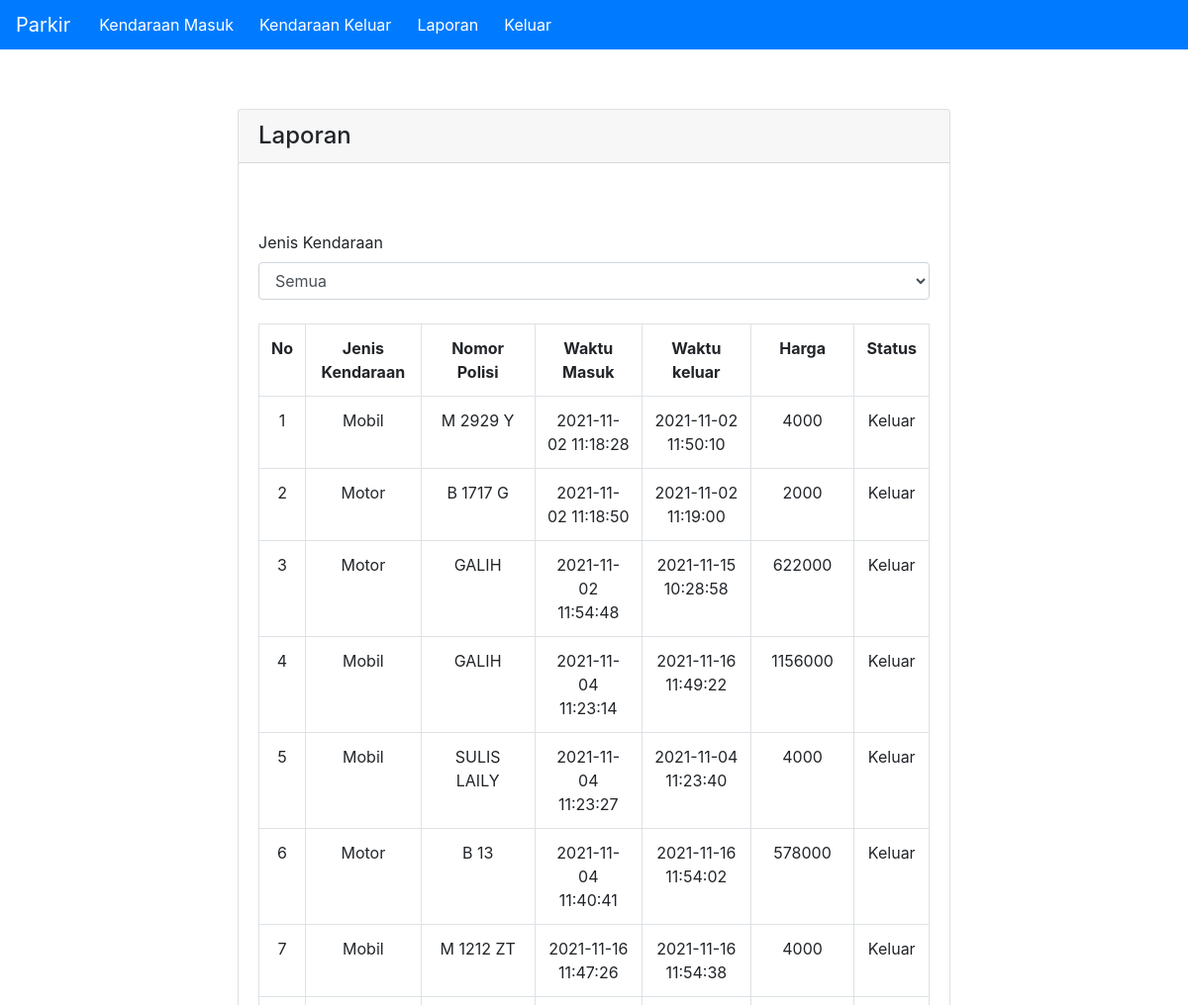
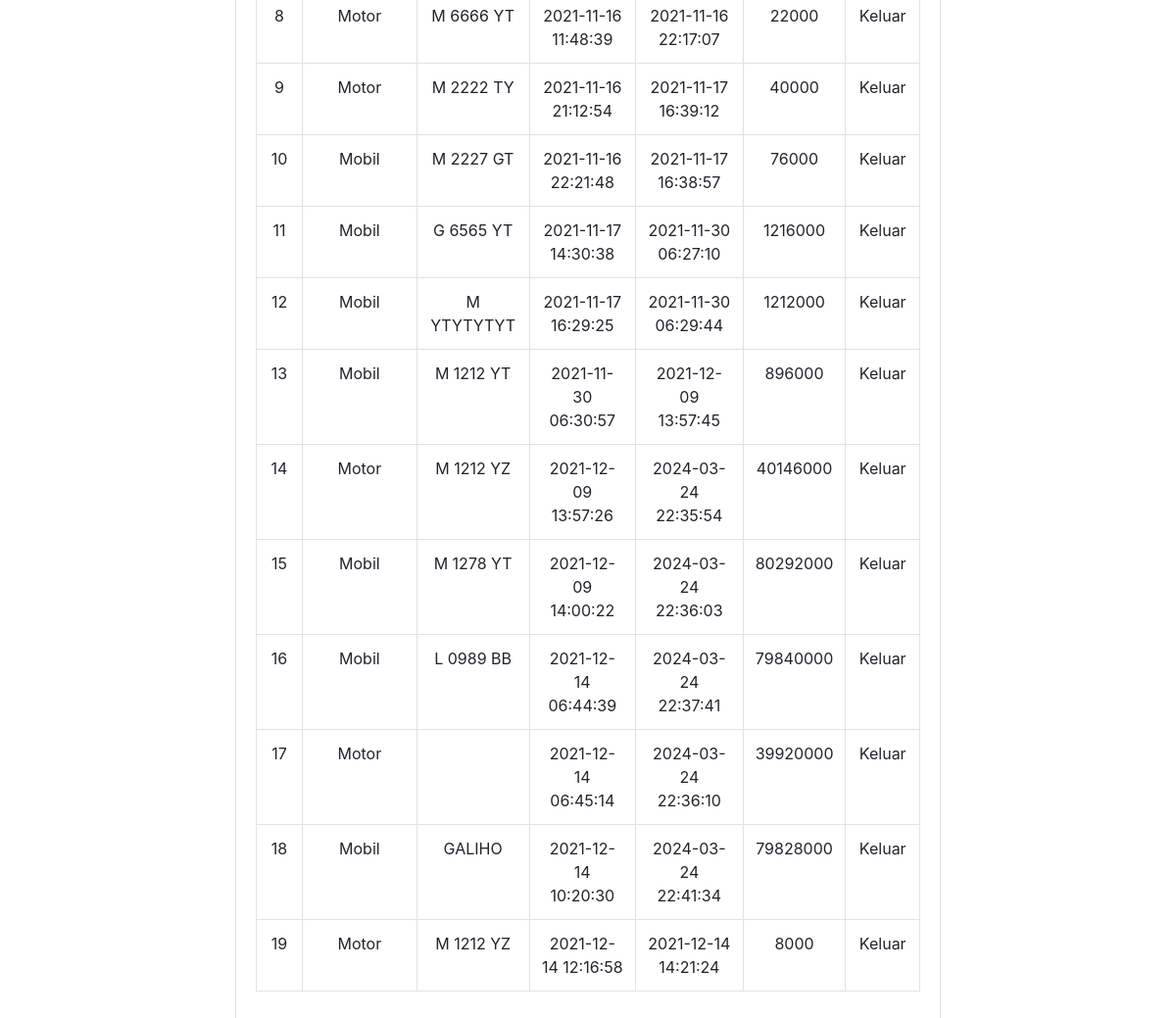
/laporan.php (signed in), run on the app's committed database (2 pictures, top to bottom).
### tables this page shows
CREATE TABLE `kendaraan` (
  `id_parkir` int(10) NOT NULL,
  `jenis_id` int(10) NOT NULL,
  `nama_pelanggan` varchar(250) NOT NULL,
  `nomor_polisi` varchar(250) NOT NULL,
  `waktu_masuk` datetime NOT NULL,
  `waktu_keluar` datetime NOT NULL,
  `harga` int(10) NOT NULL,
  `keterangan` enum('Masuk','Keluar') NOT NULL
);

CREATE TABLE `jeniskendaraan` (
  `jenis_id` int(10) NOT NULL,
  `jeniskendaraan` varchar(150) NOT NULL,
  `status` enum('on','off') NOT NULL,
  `bayar` int(10) NOT NULL
);

### function/function.php (called while the page is built, shortened)
<?php
include_once 'koneksi.php';
function query($query){
	global $koneksi;
	$result= mysqli_query($koneksi, $query);
	$rows=[];
	while ($row = mysqli_fetch_assoc($result)) {
		$rows[]= $row;
	}
	return $rows;
}
?>

### laporan.php (the view, shortened to what this page needs)
<?php
include_once("function/koneksi.php");
include_once 'function/function.php';
$masuk = query("SELECT * FROM `kendaraan` INNER JOIN  jeniskendaraan ON kendaraan.jenis_id = jeniskendaraan.jenis_id WHERE keterangan = 'Keluar' ORDER BY keterangan ASC");
?>
<?php include_once('navbar.php') ?>
<div id="pebungkus">
    <div class="card">
        <h4 class="card-header">Laporan</h4><br>
        <div class="card-body">
            <span>
                <br><label>Jenis Kendaraan</label><br>
                <select name="jenis_kendaraan" class="form-control" id="jenis_kendaraan" onChange="cariLaporan(this)">
                    <option value="Semua">Semua</option>
                </select>
            </span><br>
            <div class="table-responsive">
                <form method="post" class="table table-bordered" id="dataTable" width="100%" cellspacing="0">
                    <table id="carilaporan">
                        <tr>
                            <th>No</th>
                            <th>Jenis Kendaraan</th>
                            <th>Nomor Polisi</th>
                            <th>Waktu Masuk</th>
                            <th>Waktu keluar</th>
                            <th>Harga</th>
                            <th>Status</th>
                        </tr>
                        <?php $i = 1; ?>
                        <?php foreach ($masuk as $msk) : ?>
                        <tr>
                            <td><?php echo $i ?></td>
                            <td><?php echo $msk["jeniskendaraan"] ?></td>
                            <td class="text-uppercase"><?php echo $msk["nomor_polisi"] ?></td>
                            <td><?php echo $msk["waktu_masuk"] ?></td>
                            <td><?php echo $msk["waktu_keluar"] ?></td>
                            <td><?php echo $msk["harga"] ?></td>
                            <td><?php echo $msk["keterangan"] ?></td>
                        </tr>
                        <?php $i++; ?>
                        <?php endforeach ?>
                    </table>
                </form>
            </div>
        </div>
    </div>
</div>

### navbar.php (shortened to what this page needs)
<!DOCTYPE html>
<html>
<head>
    <link href="<?=BASE_URL.'vendor/bootstrap/css/bootstrap.min.css'?>" rel="stylesheet" id="bootstrap-css">
    <link rel="stylesheet" href="<?=BASE_URL.'css/style.css'?>">
</head>
<body>
    <nav class="navbar navbar-expand-lg navbar-dark bg-primary">
        <a class="navbar-brand" target="_blank" href="">Parkir</a>
        <div class="collapse navbar-collapse" id="navbarNavDropdown">
            <ul class="navbar-nav">
                <li class="nav-item active">
                    <a class="nav-link" href="<?=BASE_URL.'masuk.php'?>">Kendaraan Masuk</a>
                </li>
                <li class="nav-item active">
                    <a class="nav-link" href="<?=BASE_URL.'keluar.php'?>">Kendaraan Keluar</a>
                </li>
                <li class="nav-item active">
                    <a class="nav-link" href="<?=BASE_URL.'laporan.php'?>">Laporan</a>
                </li>
                <li class="nav-item active">
                    <a class="nav-link" href="<?=BASE_URL.'out.php'?>">Keluar</a>
                </li>
            </ul>
        </div>
    </nav>
</body>
</html>

### css/style.css (style rules this page uses)
#pebungkus { margin: 5% 20%; }
table { text-align: center; margin: 0 auto; border-spacing: 2px; }
.navbar { padding: 0 1rem; }
.nav-item { padding: 5px; }

### data on the page
kendaraan: jenis.jeniskendaraan "Mobil", nomor_polisi "M 2929 Y", waktu_masuk "2021-11-02 11:18:28", waktu_keluar "2021-11-02 11:50:10", harga "4000", keterangan "Keluar"
kendaraan: jenis.jeniskendaraan "Motor", nomor_polisi "B 1717 G", waktu_masuk "2021-11-02 11:18:50", waktu_keluar "2021-11-02 11:19:00", harga "2000", keterangan "Keluar"
kendaraan: jenis.jeniskendaraan "Motor", nomor_polisi "GALIH", waktu_masuk "2021-11-02 11:54:48", waktu_keluar "2021-11-15 10:28:58", harga "622000", keterangan "Keluar"
kendaraan: jenis.jeniskendaraan "Mobil", nomor_polisi "GALIH", waktu_masuk "2021-11-04 11:23:14", waktu_keluar "2021-11-16 11:49:22", harga "1156000", keterangan "Keluar"
kendaraan: jenis.jeniskendaraan "Mobil", nomor_polisi "SULIS LAILY", waktu_masuk "2021-11-04 11:23:27", waktu_keluar "2021-11-04 11:23:40", harga "4000", keterangan "Keluar"
kendaraan: jenis.jeniskendaraan "Motor", nomor_polisi "B 13", waktu_masuk "2021-11-04 11:40:41", waktu_keluar "2021-11-16 11:54:02", harga "578000", keterangan "Keluar"
kendaraan: jenis.jeniskendaraan "Mobil", nomor_polisi "M 1212 ZT", waktu_masuk "2021-11-16 11:47:26", waktu_keluar "2021-11-16 11:54:38", harga "4000", keterangan "Keluar"
kendaraan: jenis.jeniskendaraan "Motor", nomor_polisi "M 6666 YT", waktu_masuk "2021-11-16 11:48:39", waktu_keluar "2021-11-16 22:17:07", harga "22000", keterangan "Keluar"
kendaraan: jenis.jeniskendaraan "Motor", nomor_polisi "M 2222 TY", waktu_masuk "2021-11-16 21:12:54", waktu_keluar "2021-11-17 16:39:12", harga "40000", keterangan "Keluar"
kendaraan: jenis.jeniskendaraan "Mobil", nomor_polisi "M 2227 GT", waktu_masuk "2021-11-16 22:21:48", waktu_keluar "2021-11-17 16:38:57", harga "76000", keterangan "Keluar"
kendaraan: jenis.jeniskendaraan "Mobil", nomor_polisi "G 6565 YT", waktu_masuk "2021-11-17 14:30:38", waktu_keluar "2021-11-30 06:27:10", harga "1216000", keterangan "Keluar"
kendaraan: jenis.jeniskendaraan "Mobil", nomor_polisi "M YTYTYTYT", waktu_masuk "2021-11-17 16:29:25", waktu_keluar "2021-11-30 06:29:44", harga "1212000", keterangan "Keluar"
kendaraan: jenis.jeniskendaraan "Mobil", nomor_polisi "M 1212 YT", waktu_masuk "2021-11-30 06:30:57", waktu_keluar "2021-12-09 13:57:45", harga "896000", keterangan "Keluar"
kendaraan: jenis.jeniskendaraan "Motor", nomor_polisi "M 1212 YZ", waktu_masuk "2021-12-09 13:57:26", waktu_keluar "2024-03-24 22:35:54", harga "40146000", keterangan "Keluar"
kendaraan: jenis.jeniskendaraan "Mobil", nomor_polisi "M 1278 YT", waktu_masuk "2021-12-09 14:00:22", waktu_keluar "2024-03-24 22:36:03", harga "80292000", keterangan "Keluar"
kendaraan: jenis.jeniskendaraan "Mobil", nomor_polisi "L 0989 BB", waktu_masuk "2021-12-14 06:44:39", waktu_keluar "2024-03-24 22:37:41", harga "79840000", keterangan "Keluar"
kendaraan: jenis.jeniskendaraan "Motor", waktu_masuk "2021-12-14 06:45:14", waktu_keluar "2024-03-24 22:36:10", harga "39920000", keterangan "Keluar"
kendaraan: jenis.jeniskendaraan "Mobil", nomor_polisi "GALIHO", waktu_masuk "2021-12-14 10:20:30", waktu_keluar "2024-03-24 22:41:34", harga "79828000", keterangan "Keluar"
kendaraan: jenis.jeniskendaraan "Motor", nomor_polisi "M 1212 YZ", waktu_masuk "2021-12-14 12:16:58", waktu_keluar "2021-12-14 14:21:24", harga "8000", keterangan "Keluar"
